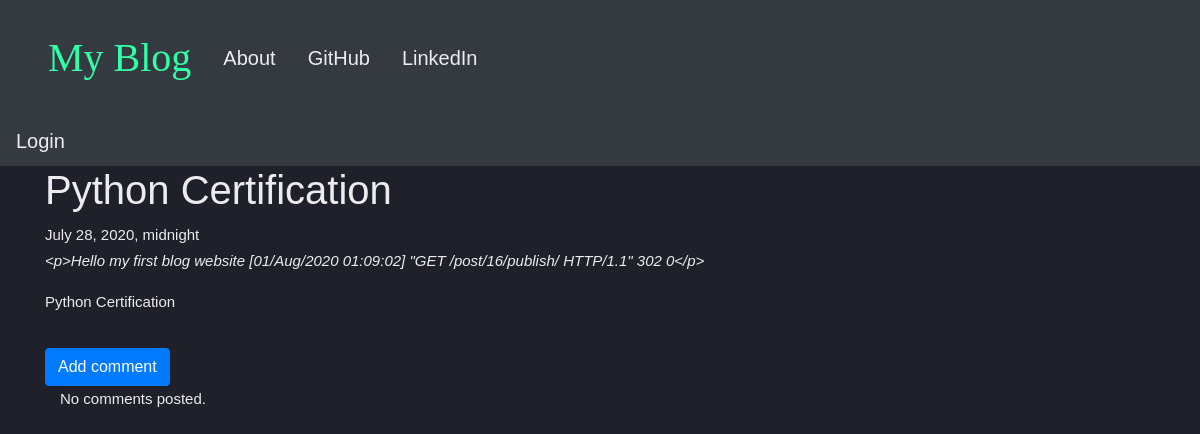
Screenshot of /post/8 with the database file from the repository.
### Blogapp/models.py (models this page shows, shortened)
class Post(models.Model):
    author = models.ForeignKey('auth.User',on_delete=models.CASCADE)
    title = models.CharField(max_length=200)
    text = models.TextField()
    create_date = models.DateTimeField(default=timezone.now)
    published_date = models.DateTimeField(blank=True,null=True)

### Blogapp/views.py (the view)
# urls.py: url(r'^post/(?P<pk>\d+)$',views.PostDetailView.as_view(),name='post_details'),
class PostDetailView(DetailView):
    model = Post
    template_name = 'post_detail.html'

### Blogapp/templates/blog/post_detail.html (shortened to what this page needs)
{% extends "base.html" %}
{% block content%}
<h1 class="posttitle loader">{{post.title}}</h1>
{%if post.published_date %}
  <div class="date postdate">
    {{ post.published_date}}
  </div>
  <p> <i>{{post.text}}</i> </p>
{% else %}
  <a class="btn btn-primary" href="{% url 'Blogapp:post_publish' pk=post.pk %}">Publish</a>
{% endif %}
<p class='postcontent'>{{post.title|safe|linebreaksbr}}</p>
  <hr>
  <a class="btn btn-primary btn-comment" href="{% url 'Blogapp:add_comment_to_post' pk=post.pk %}">Add comment</a>
  <div class="container">
  {% for comment in post.comment.all %}
  <br>
      {% if user.is_authenticated or comment.approved_comment %}
              {{ comment.created_date }}
              {% if not comment.approved_comment %}
                  <a class="btn btn-primary" href="{% url 'Blogapp:comment_remove' pk=comment.pk %}"><span class="glyphicon glyphicon-remove">remove</span></a>
                  <a class="btn btn-primary" href="{% url 'Blogapp:comment_approve' pk=comment.pk %}"><span class="glyphicon glyphicon-ok">remove</span></a>
              {% endif %}
          <p>{{ comment.text|safe|linebreaks }}</p>
          <p>Posted by: <strong>{{ comment.author }}</strong></p>
      {% endif %}
  {% empty %}
      <p>No comments posted.</p>
  {% endfor %}
</div>
{% endblock%}

### Blogapp/static/css/blog.css (style rules this page uses)
body { font-family: 'Montserrat', sans-serif; font-weight: 300; font-size: 15px; line-height: 1.7; color: #ececee; background-color: #1f2029; overflow: hidden; background-image: url('https://s3-us-west-2.amazonaws.com/s.cdpn.io/1462889/pat-back.svg'); background-position: center; background-repeat: repeat; background-size: 4%; height: 100vh; width: 100%; }

### rows the page displays
Post: title "Python Certification", published_date "July 28, 2020, midnight", text "<p>Hello my first blog website [01/Aug/2020 01:09:02] \"GET /post/16/publish/ HTTP/1.1\" 302 0</p>"
